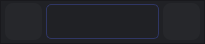
                        <widget class="QFrame" name="frame_barra_busca">
                         <property name="minimumSize">
                          <size>
                           <width>0</width>
                           <height>44</height>
                          </size>
                         </property>
                         <property name="maximumSize">
                          <size>
                           <width>16777215</width>
                           <height>44</height>
                          </size>
                         </property>
                         <property name="styleSheet">
                          <string notr="true">background-color: rgb(32, 33, 37)</string>
                         </property>
                         <property name="frameShape">
                          <enum>QFrame::StyledPanel</enum>
                         </property>
                         <property name="frameShadow">
                          <enum>QFrame::Raised</enum>
                         </property>
                         <layout class="QHBoxLayout" name="horizontalLayout_25">
                          <property name="spacing">
                           <number>4</number>
                          </property>
                          <property name="leftMargin">
                           <number>4</number>
                          </property>
                          <property name="topMargin">
                           <number>0</number>
                          </property>
                          <property name="rightMargin">
                           <number>4</number>
                          </property>
                          <property name="bottomMargin">
                           <number>0</number>
                          </property>
                          <item>
                           <widget class="QPushButton" name="btn_pesquisa_produto_de_venda">
                            <property name="minimumSize">
                             <size>
                              <width>37</width>
                              <height>37</height>
                             </size>
                            </property>
                            <property name="maximumSize">
                             <size>
                              <width>37</width>
                              <height>37</height>
                             </size>
                            </property>
                            <property name="styleSheet">
                             <string notr="true">QPushButton {
            color: rgb(233, 234, 236);
            background-color: rgb(38, 39, 43);
            border: none;
            border-radius: 8px;
}
 QPushButton:hover {
 	background-color: rgb(49, 50, 55)
 }
QPushButton:pressed {
 	background-color: rgb(38, 39, 43);
}</string>
                            </property>
                            <property name="text">
                             <string/>
                            </property>
                            <property name="icon">
                             <iconset>
                              <normaloff>../../../images/svg_icons/icon_search.svg</normaloff>../../../images/svg_icons/icon_search.svg</iconset>
                            </property>
                            <property name="iconSize">
                             <size>
                              <width>25</width>
                              <height>25</height>
                             </size>
                            </property>
                           </widget>
                          </item>
                          <item>
                           <widget class="QLineEdit" name="line_edit_pesquisa_produto_devenda">
                            <property name="minimumSize">
                             <size>
                              <width>0</width>
                              <height>35</height>
                             </size>
                            </property>
                            <property name="styleSheet">
                             <string notr="true">QLineEdit{
color: rgb(233, 234, 236);
border: 1px solid rgb(47, 54, 100);
border-radius: 5px;
padding-left: 5px;
}
QLineEdit:hover{
border: 1px solid rgb(64, 80, 170);
}
QLineEdit:focus{
border: 1px solid rgb(89, 109, 235);
}</string>
                            </property>
                            <property name="clearButtonEnabled">
                             <bool>false</bool>
                            </property>
                           </widget>
                          </item>
                          <item>
                           <widget class="QPushButton" name="btn_mais_opcoes_de_venda">
                            <property name="minimumSize">
                             <size>
                              <width>37</width>
                              <height>37</height>
                             </size>
                            </property>
                            <property name="maximumSize">
                             <size>
                              <width>37</width>
                              <height>37</height>
                             </size>
                            </property>
                            <property name="styleSheet">
                             <string notr="true">QPushButton {
            color: rgb(233, 234, 236);
            background-color: rgb(38, 39, 43);
            border: none;
            border-radius: 8px;
}
 QPushButton:hover {
 	background-color: rgb(49, 50, 55)
 }
QPushButton:pressed {
 	background-color: rgb(38, 39, 43);
}</string>
                            </property>
                            <property name="text">
                             <string/>
                            </property>
                            <property name="icon">
                             <iconset>
                              <normaloff>../../../images/svg_icons/icon_more.svg</normaloff>../../../images/svg_icons/icon_more.svg</iconset>
                            </property>
                            <property name="iconSize">
                             <size>
                              <width>25</width>
                              <height>25</height>
                             </size>
                            </property>
                           </widget>
                          </item>
                         </layout>
                        </widget>
